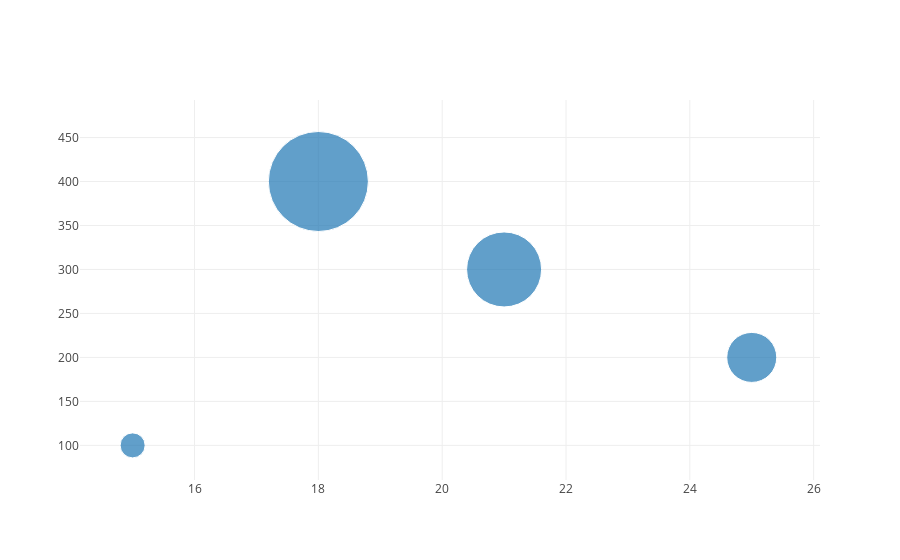

The notebook cell this image was saved under:
### Code cell
trace = go.Scatter (x = [15, 18, 21, 25],
                    
                    y = [100, 400, 300, 200],
                    
                    mode = 'markers',
                    
                    marker = dict(size = z)
                   )

data = [trace]

offline.iplot(data)

### Figure 1 — Plotly figure (JSON) as saved in the notebook; plotly's stock layout.template omitted (floating-point values rounded to 4 significant figures)
{"data": [{"marker": {"size": [25, 100, 75, 50]}, "mode": "markers", "type": "scatter", "uid": "3a3cd745-d397-4bf9-a775-b1a0a4d67158", "x": [15, 18, 21, 25], "y": [100, 400, 300, 200]}], "layout": {}}
